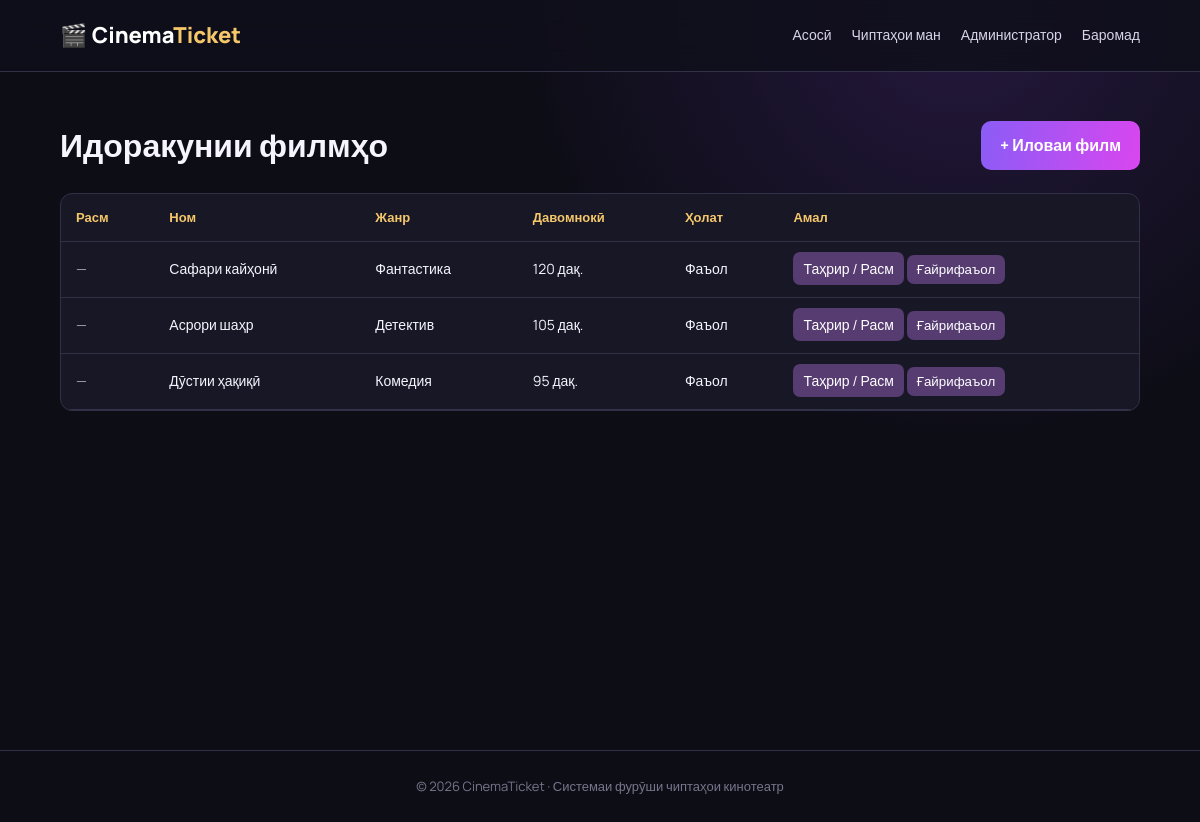
/admin/movies.php (signed in), run on the app's committed database.
### tables this page shows
CREATE TABLE movies (
 id INT AUTO_INCREMENT PRIMARY KEY,
 title VARCHAR(180) NOT NULL,
 genre VARCHAR(100) NOT NULL,
 duration INT NOT NULL,
 rating VARCHAR(10) NULL,
 poster VARCHAR(500) NULL,
 description TEXT NULL,
 is_active TINYINT(1) NOT NULL DEFAULT 1,
 created_at TIMESTAMP DEFAULT CURRENT_TIMESTAMP
);

### includes/functions.php (called while the page is built, shortened)
<?php
function e($value): string {
    return htmlspecialchars((string)$value, ENT_QUOTES, 'UTF-8');
}

### admin/movies.php (the view, shortened to what this page needs)
<?php
require_once '../config/database.php';require_once '../includes/functions.php';require_admin();
$movies=$pdo->query("SELECT * FROM movies ORDER BY created_at DESC")->fetchAll();
$pageTitle='Филмҳо';$assetPrefix='../';$homePrefix='../';require '../includes/header.php';
?>
<div class="section-heading"><h1>Идоракунии филмҳо</h1><a class="button" href="add_movie.php">+ Иловаи филм</a></div>
<div class="table-wrap"><table><tr><th>Расм</th><th>Ном</th><th>Жанр</th><th>Давомнокӣ</th><th>Ҳолат</th><th>Амал</th></tr>
<?php foreach($movies as $m):
  $src = '';
?><tr>
<td><?php if($src): ?><img src="<?=e($src)?>" alt="" style="width:48px;height:68px;object-fit:cover;border-radius:6px;display:block;"><?php else: ?><span class="muted">—</span><?php endif; ?></td>
<td><?=e($m['title'])?></td><td><?=e($m['genre'])?></td><td><?=$m['duration']?> дақ.</td><td><?=$m['is_active']?'Фаъол':'Ғайрифаъол'?></td>
<td style="white-space:nowrap;">
<a class="small-button" href="edit_movie.php?id=<?=(int)$m['id']?>">Таҳрир / Расм</a>
<?php if($m['is_active']): ?>
<form method="post" style="display:inline" onsubmit="return confirm('Филмро ғайрифаъол мекунед?')"><button class="small-button">Ғайрифаъол</button></form>
<?php endif; ?>
</td></tr><?php endforeach;?>
</table></div>
<?php require '../includes/footer.php'; ?>

### assets/css/style.css (style rules this page uses)
:root { --bg:#0d0d16;--panel:#171725;--panel2:#202033;--text:#f6f4ff;--muted:#aaa8bd;--purple:#8b5cf6;--pink:#d946ef;--gold:#f5c76b;--line:#303047 }
* { box-sizing:border-box }
html { scroll-behavior:smooth }
body { margin:0;background:radial-gradient(circle at 80% 0%,#25183e 0,transparent 35%),var(--bg);color:var(--text);font-family:Manrope,Arial,sans-serif;line-height:1.6 }
a { color:#c4a8ff;text-decoration:none }
.button { display:inline-block;border:0;border-radius:10px;padding:12px 19px;background:linear-gradient(100deg,var(--purple),var(--pink));color:white;font-weight:800;font-family:inherit;cursor:pointer;text-align:center }
.section-heading { display:flex;justify-content:space-between;align-items:center;gap:20px;margin:48px 0 22px }
.section-heading h1,.section-heading h2 { margin:0 }
.muted { color:var(--muted) }
.table-wrap { overflow:auto;background:var(--panel);border-radius:12px;border:1px solid var(--line);margin:20px 0 }
table { width:100%;border-collapse:collapse;min-width:650px }
th,td { text-align:left;padding:13px 15px;border-bottom:1px solid var(--line) }
th { color:var(--gold);font-size:13px }
td { font-size:14px }
.small-button { background:#573c72;color:white;border:0;padding:7px 10px;border-radius:7px;cursor:pointer }

### data on the page
movies: title "Сафари кайҳонӣ", genre "Фантастика", duration "120", is_active "Фаъол"
movies: title "Асрори шаҳр", genre "Детектив", duration "105", is_active "Фаъол"
movies: title "Дӯстии ҳақиқӣ", genre "Комедия", duration "95", is_active "Фаъол"
